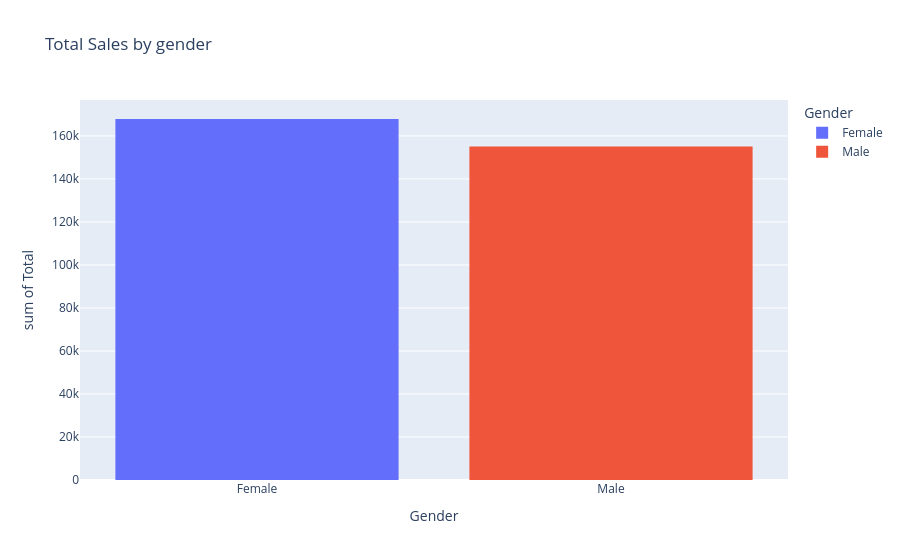

Write notebook code for a chart like this one.
### Markdown cell above
#### Does the average sales amount differ by gender?

### Code cell
px.histogram(data_frame=df, x='Gender', y='Total', color='Gender',title='Total Sales by gender')

### Figure 1 — Plotly figure (JSON) as saved in the notebook; plotly's stock layout.template omitted (floating-point values rounded to 4 significant figures; data arrays with more than 128 entries replaced by an {"elided": "..."} marker saying what was removed)
{"data": [{"bingroup": "x", "histfunc": "sum", "hovertemplate": "Gender=%{x}<br>sum of Total=%{y}<extra></extra>", "legendgroup": "Female", "marker": {"color": "#636efa", "pattern": {"shape": ""}}, "name": "Female", "orientation": "v", "showlegend": true, "type": "histogram", "x": {"elided": "501 str values"}, "xaxis": "x", "y": {"elided": "501 float values"}, "yaxis": "y"}, {"bingroup": "x", "histfunc": "sum", "hovertemplate": "Gender=%{x}<br>sum of Total=%{y}<extra></extra>", "legendgroup": "Male", "marker": {"color": "#EF553B", "pattern": {"shape": ""}}, "name": "Male", "orientation": "v", "showlegend": true, "type": "histogram", "x": {"elided": "499 str values"}, "xaxis": "x", "y": {"elided": "499 float values"}, "yaxis": "y"}], "layout": {"barmode": "relative", "legend": {"title": {"text": "Gender"}, "tracegroupgap": 0}, "title": {"text": "Total Sales by gender"}, "xaxis": {"anchor": "y", "categoryarray": ["Female", "Male"], "categoryorder": "array", "domain": [0, 1], "title": {"text": "Gender"}}, "yaxis": {"anchor": "x", "domain": [0, 1], "title": {"text": "sum of Total"}}}}
